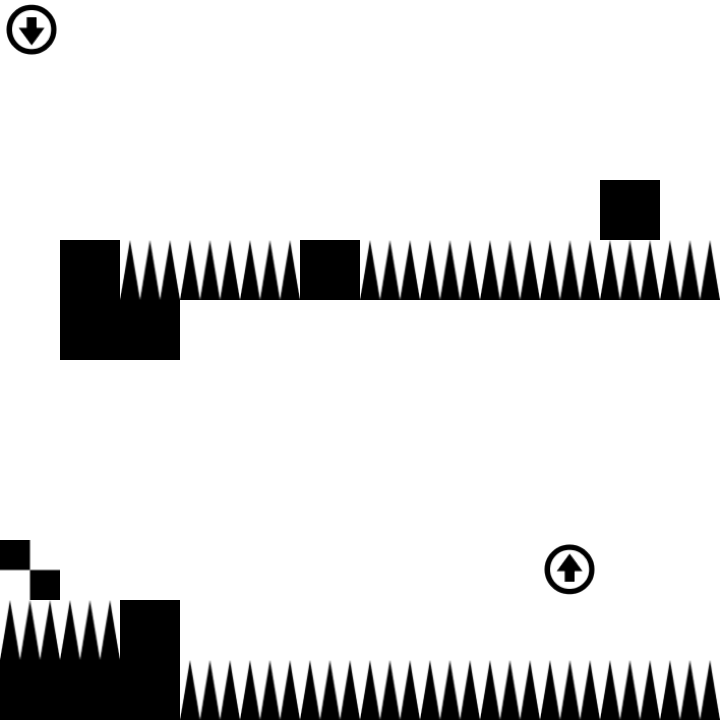

Below is a game level as drawn by its tile map, then a one-line description and the .tmx file that defines it, in full:
An orthogonal 12x12 tile map with 60x60 px tiles, 3 tile layers (Layer2, Layer3, Layer4) and 25 objects (3x rigid_square_1, 3x rigid_square_2, 3x rigid_square_3, gate1, gate2, ...).

<map version="1.5" tiledversion="1.7.2" orientation="orthogonal" renderorder="right-down" width="12" height="12" tilewidth="60" tileheight="60" infinite="0" nextlayerid="11" nextobjectid="27">
 <tileset firstgid="1" source="graph.tsx" />
 <layer id="1" name="Layer2" width="12" height="12">
  <data encoding="csv">
1,1,1,1,1,1,1,1,1,1,1,1,
1,1,1,1,1,1,1,1,1,1,1,1,
1,1,1,1,1,1,1,1,1,1,1,1,
1,1,1,1,1,1,1,1,1,1,3,1,
1,3,2,2,2,3,2,2,2,2,2,2,
1,3,3,1,1,1,1,1,1,1,1,1,
1,1,1,1,1,1,1,1,1,1,1,1,
1,1,1,1,1,1,1,1,1,1,1,1,
1,1,1,1,1,1,1,1,1,1,1,1,
1,1,1,1,1,1,1,1,1,1,1,1,
2,2,3,1,1,1,1,1,1,1,1,1,
3,3,3,2,2,2,2,2,2,2,2,2
</data>
 </layer>
 <objectgroup id="2" name="Transfer">
  <object id="1" name="gate1" gid="6" x="600" y="180" width="60" height="60">
   <properties>
    <property name="target_gate" value="gate3" />
    <property name="target_level" value="level35" />
   </properties>
  </object>
  <object id="2" name="gate2" gid="9" x="60" y="360" width="60" height="60">
   <properties>
    <property name="target_gate" value="gate1" />
    <property name="target_level" value="level37" />
   </properties>
  </object>
 </objectgroup>
 <objectgroup id="3" name="Trigger">
  <object id="3" name="key1" gid="4" x="420" y="180" width="60" height="60">
   <properties>
    <property name="params" value="{&quot;targetPlatforms&quot;: &quot;RigidSquare1&quot;}" />
    <property name="script" value="PlatformTrigger" />
   </properties>
  </object>
  <object id="4" name="key2" gid="4" x="120" y="180" width="60" height="60">
   <properties>
    <property name="params" value="{&quot;targetPlatforms&quot;: &quot;RigidSquare2&quot;}" />
    <property name="script" value="PlatformTrigger" />
   </properties>
  </object>
  <object id="6" name="key3" gid="4" x="0" y="420" width="60" height="60">
   <properties>
    <property name="params" value="{&quot;layer&quot;: &quot;Layer4&quot;, &quot;resetTime&quot;: 10}" />
    <property name="script" value="ShowTile" />
   </properties>
  </object>
  <object id="17" name="key4" gid="4" x="240" y="540" width="60" height="60">
   <properties>
    <property name="params" value="{&quot;targetPlatforms&quot;: &quot;RigidSquare3&quot;}" />
    <property name="script" value="PlatformTrigger" />
   </properties>
  </object>
  <object id="5" name="key5" gid="4" x="420" y="420" width="60" height="60">
   <properties>
    <property name="params" value="{&quot;targetLayers&quot;: &quot;Layer5&quot;}" />
    <property name="script" value="BlocksDisappear" />
   </properties>
  </object>
 </objectgroup>
 <layer id="7" name="Layer3" width="12" height="12">
  <data encoding="csv">
8,0,0,0,0,0,0,0,0,0,0,0,
0,0,0,0,0,0,0,0,0,0,0,0,
0,0,0,0,0,0,0,0,0,0,0,0,
0,0,0,0,0,0,0,0,0,0,0,0,
0,0,0,0,0,0,0,0,0,0,0,0,
0,0,0,0,0,0,0,0,0,0,0,0,
0,0,0,0,0,0,0,0,0,0,0,0,
0,0,0,0,0,0,0,0,0,0,0,0,
0,0,0,0,0,0,0,0,0,0,0,0,
0,0,0,0,0,0,0,0,0,15,0,0,
0,0,0,0,0,0,0,0,0,0,0,0,
0,0,0,0,0,0,0,0,0,0,0,0
</data>
 </layer>
 <layer id="8" name="Layer4" width="12" height="12">
  <properties>
   <property name="params" value="{&quot;startDelay&quot;: 0.5, &quot;stopDelay&quot;: 0.5, &quot;initInvisible&quot;: true}" />
   <property name="script" value="LayerVisibility" />
  </properties>
  <data encoding="csv">
0,0,0,0,0,0,0,0,0,0,0,0,
0,0,0,0,0,0,0,0,0,0,0,0,
0,0,0,0,0,0,0,0,0,0,0,0,
0,0,0,0,0,0,0,0,0,0,0,0,
0,0,0,0,0,0,0,0,0,0,0,0,
0,0,0,0,0,0,0,0,0,0,0,0,
0,0,0,0,0,0,0,0,0,0,0,0,
0,0,0,0,0,0,0,0,0,0,0,0,
0,0,0,0,0,0,0,0,0,0,0,0,
5,0,0,0,0,0,0,0,0,0,0,0,
0,0,0,0,0,0,0,0,0,0,0,0,
0,0,0,0,0,0,0,0,0,0,0,0
</data>
 </layer>
 <objectgroup id="10" name="Layer5">
  <object id="18" name="1" gid="5" x="660" y="360" width="60" height="60" />
  <object id="19" name="2" gid="5" x="600" y="360" width="60" height="60" />
  <object id="20" name="3" gid="5" x="540" y="360" width="60" height="60" />
  <object id="21" name="4" gid="5" x="480" y="360" width="60" height="60" />
  <object id="22" name="5" gid="5" x="420" y="360" width="60" height="60" />
  <object id="23" name="6" gid="5" x="360" y="360" width="60" height="60" />
  <object id="24" name="7" gid="5" x="300" y="360" width="60" height="60" />
  <object id="25" name="8" gid="5" x="240" y="360" width="60" height="60" />
  <object id="26" name="9" gid="5" x="180" y="360" width="60" height="60" />
 </objectgroup>
 <objectgroup id="4" name="RigidSquare1">
  <properties>
   <property name="anchorX" type="float" value="0.5" />
   <property name="anchorY" type="float" value="0.16666666666666666" />
   <property name="params" value="{&quot;actionType&quot;: &quot;rotate&quot;, &quot;duration&quot;: 2.0, &quot;rotateAngle&quot;: -90}" />
   <property name="script" value="Platform" />
  </properties>
  <object id="7" name="rigid_square_1" gid="7" x="300" y="240" width="60" height="60" />
  <object id="9" name="rigid_square_2" gid="7" x="300" y="180" width="60" height="60" />
  <object id="10" name="rigid_square_3" gid="7" x="300" y="120" width="60" height="60" />
 </objectgroup>
 <objectgroup id="5" name="RigidSquare2">
  <properties>
   <property name="anchorX" type="float" value="0.5" />
   <property name="anchorY" type="float" value="0.16666666666666666" />
   <property name="params" value="{&quot;actionType&quot;: &quot;rotate&quot;, &quot;duration&quot;: 2.0, &quot;rotateAngle&quot;: -90}" />
   <property name="script" value="Platform" />
  </properties>
  <object id="11" name="rigid_square_1" gid="7" x="60" y="240" width="60" height="60" />
  <object id="12" name="rigid_square_2" gid="7" x="60" y="180" width="60" height="60" />
  <object id="13" name="rigid_square_3" gid="7" x="60" y="120" width="60" height="60" />
 </objectgroup>
 <objectgroup id="6" name="RigidSquare3">
  <properties>
   <property name="anchorX" type="float" value="0.5" />
   <property name="anchorY" type="float" value="0.16666666666666666" />
   <property name="params" value="{&quot;actionType&quot;: &quot;rotate&quot;, &quot;duration&quot;: 2.0, &quot;rotateAngle&quot;: -90}" />
   <property name="script" value="Platform" />
  </properties>
  <object id="14" name="rigid_square_1" gid="7" x="300" y="660" width="60" height="60" />
  <object id="15" name="rigid_square_2" gid="7" x="300" y="600" width="60" height="60" />
  <object id="16" name="rigid_square_3" gid="7" x="300" y="540" width="60" height="60" />
 </objectgroup>
</map>
